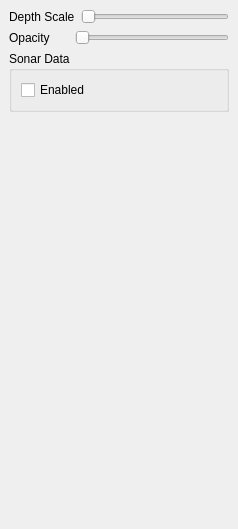
<?xml version="1.0" encoding="UTF-8"?>
<ui version="4.0">
 <class>GlacierViewOptionsDock</class>
 <widget class="QDockWidget" name="GlacierViewOptionsDock">
  <property name="geometry">
   <rect>
    <x>0</x>
    <y>0</y>
    <width>238</width>
    <height>529</height>
   </rect>
  </property>
  <property name="windowTitle">
   <string>View Options</string>
  </property>
  <widget class="QWidget" name="dockWidgetContents">
   <layout class="QVBoxLayout" name="verticalLayout">
    <item>
     <layout class="QHBoxLayout" name="horizontalLayout_6">
      <item>
       <widget class="QLabel" name="label_3">
        <property name="minimumSize">
         <size>
          <width>60</width>
          <height>0</height>
         </size>
        </property>
        <property name="text">
         <string>Depth Scale</string>
        </property>
       </widget>
      </item>
      <item>
       <widget class="QSlider" name="depthScaleSlider">
        <property name="minimum">
         <number>1</number>
        </property>
        <property name="maximum">
         <number>8</number>
        </property>
        <property name="orientation">
         <enum>Qt::Horizontal</enum>
        </property>
       </widget>
      </item>
     </layout>
    </item>
    <item>
     <layout class="QHBoxLayout" name="horizontalLayout_5">
      <item>
       <widget class="QLabel" name="Opacity">
        <property name="minimumSize">
         <size>
          <width>60</width>
          <height>0</height>
         </size>
        </property>
        <property name="maximumSize">
         <size>
          <width>60</width>
          <height>16777215</height>
         </size>
        </property>
        <property name="text">
         <string>Opacity</string>
        </property>
       </widget>
      </item>
      <item>
       <widget class="QSlider" name="opacitySlider">
        <property name="orientation">
         <enum>Qt::Horizontal</enum>
        </property>
       </widget>
      </item>
     </layout>
    </item>
    <item>
     <widget class="QGroupBox" name="groupBox_4">
      <property name="title">
       <string>Sonar Data</string>
      </property>
      <layout class="QHBoxLayout" name="horizontalLayout_7">
       <item>
        <widget class="QCheckBox" name="showSonarDataButton">
         <property name="text">
          <string>Enabled</string>
         </property>
        </widget>
       </item>
      </layout>
     </widget>
    </item>
    <item>
     <spacer name="verticalSpacer">
      <property name="orientation">
       <enum>Qt::Vertical</enum>
      </property>
      <property name="sizeHint" stdset="0">
       <size>
        <width>20</width>
        <height>40</height>
       </size>
      </property>
     </spacer>
    </item>
   </layout>
  </widget>
 </widget>
 <resources/>
 <connections/>
</ui>
